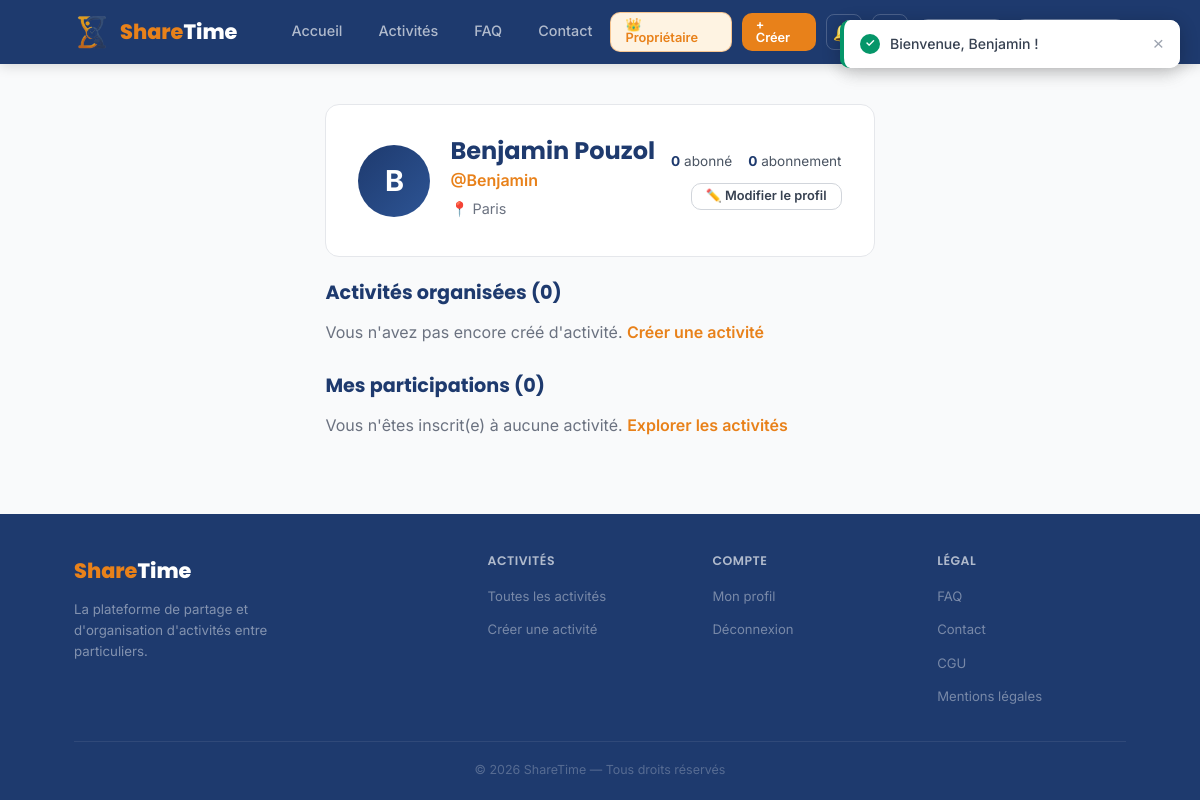
Screenshot of /public/?page=profil (signed in) with the database file from the repository.
### tables this page shows
CREATE TABLE `users` (
  `idusers` int(11) NOT NULL AUTO_INCREMENT,
  `nom` varchar(100) NOT NULL,
  `prenom` varchar(100) NOT NULL,
  `pseudo` varchar(50) DEFAULT NULL,
  `email` varchar(150) NOT NULL,
  `email_verified` tinyint(1) NOT NULL DEFAULT 0,
  `mot_de_passe` varchar(255) NOT NULL,
  `ville` varchar(100) DEFAULT NULL,
  `bio` text DEFAULT NULL,
  `photo_profil` varchar(255) DEFAULT NULL,
  `note_moyenne` float DEFAULT 0,
  `role` enum('utilisateur','admin','owner') NOT NULL DEFAULT 'utilisateur',
  `is_banned` tinyint(1) NOT NULL DEFAULT 0,
  `date_naissance` date DEFAULT NULL,
  `cgu_acceptees` tinyint(1) NOT NULL DEFAULT 0,
  `cgu_version` varchar(20) DEFAULT NULL,
  `date_creation` datetime DEFAULT current_timestamp(),
  PRIMARY KEY (`idusers`),
  UNIQUE KEY `email` (`email`),
  KEY `idx_users_email` (`email`)
);

### app/models/User.php (called while the page is built, shortened)
<?php
class User {
    private $pdo;
    public function __construct($pdo) {
        $this->pdo = $pdo;
    }
    public function getById($id) {
        $stmt = $this->pdo->prepare("SELECT * FROM users WHERE idusers = :id LIMIT 1");
        $stmt->execute(['id' => (int)$id]);
        return $stmt->fetch();
    }
    public function getFollowerCount(int $user_id): int {
        $stmt = $this->pdo->prepare("SELECT COUNT(*) FROM followers WHERE following_id = :u");
        $stmt->execute(['u' => $user_id]);
        return (int)$stmt->fetchColumn();
    }
    public function getFollowingCount(int $user_id): int {
        $stmt = $this->pdo->prepare("SELECT COUNT(*) FROM followers WHERE follower_id = :u");
        $stmt->execute(['u' => $user_id]);
        return (int)$stmt->fetchColumn();
    }
}

### config/database.php (called while the page is built, shortened)
<?php
$host     = 'localhost';
$dbname   = 'sharetime';
$username = 'root';
$password = '';
try {
    $pdo = new PDO("mysql:host=$host;dbname=$dbname;charset=utf8mb4", $username, $password);
    $pdo->setAttribute(PDO::ATTR_ERRMODE, PDO::ERRMODE_EXCEPTION);
    $pdo->exec("CREATE TABLE IF NOT EXISTS password_resets (
        id INT AUTO_INCREMENT PRIMARY KEY,
        email VARCHAR(150) NOT NULL,
        token VARCHAR(64) NOT NULL UNIQUE,      -- token aléatoire de 32 octets en hex, unique pour éviter les collisions
        expires_at DATETIME NOT NULL,           -- date d'expiration calculée à +1h lors de la création
        used TINYINT(1) NOT NULL DEFAULT 0,     -- passe à 1 après utilisation pour rendre le lien inutilisable une seconde fois
        created_at DATETIME NOT NULL DEFAULT CURRENT_TIMESTAMP
    ) ENGINE=InnoDB DEFAULT CHARSET=utf8mb4");
    $pdo->exec("CREATE TABLE IF NOT EXISTS contact_messages (
        id INT AUTO_INCREMENT PRIMARY KEY,
        name VARCHAR(100) NOT NULL,
        email VARCHAR(150) NOT NULL,
        subject VARCHAR(200) DEFAULT '',
        message TEXT NOT NULL,
        sent_at DATETIME NOT NULL DEFAULT CURRENT_TIMESTAMP,
        is_read TINYINT(1) NOT NULL DEFAULT 0   -- permet de marquer les messages comme traités
    ) ENGINE=InnoDB DEFAULT CHARSET=utf8mb4");
    $pdo->exec("CREATE TABLE IF NOT EXISTS notifications (
        idnotifications INT AUTO_INCREMENT PRIMARY KEY,
        user_id     INT(11) NOT NULL,
        activity_id INT(11) DEFAULT NULL,        -- activité concernée (nullable car certaines notifs n'ont pas d'activité)
        type        VARCHAR(45)  DEFAULT NULL,   -- ex. 'nouvelle_inscription', 'promotion_attente', 'nouveau_follower'
        title       VARCHAR(150) DEFAULT NULL,
        content     VARCHAR(500) DEFAULT NULL,
        is_read     TINYINT(1)   DEFAULT 0,      -- 0 = non lue (comptée dans la navbar), 1 = lue
        created_at  DATETIME     DEFAULT CURRENT_TIMESTAMP,
        KEY (user_id),
        CONSTRAINT notif_user_fk  FOREIGN KEY (user_id)      REFERENCES users (idusers) ON DELETE CASCADE,
        CONSTRAINT notif_activ_fk FOREIGN KEY (activity_id)  REFERENCES activities (idactivities) ON DELETE SET NULL
    ) ENGINE=InnoDB DEFAULT CHARSET=utf8mb4");
    $pdo->exec("CREATE TABLE IF NOT EXISTS followers (
        follower_id  INT(11) NOT NULL,   -- utilisateur qui suit
        following_id INT(11) NOT NULL,   -- utilisateur suivi
        created_at   DATETIME DEFAULT CURRENT_TIMESTAMP,
        PRIMARY KEY (follower_id, following_id),
        KEY (following_id),              -- index pour compter rapidement les abonnés d'un utilisateur
        CONSTRAINT fol_follower_fk  FOREIGN KEY (follower_id)  REFERENCES users (idusers) ON DELETE CASCADE,
        CONSTRAINT fol_following_fk FOREIGN KEY (following_id) REFERENCES users (idusers) ON DELETE CASCADE
    ) ENGINE=InnoDB DEFAULT CHARSET=utf8mb4");
    $pdo->exec("CREATE TABLE IF NOT EXISTS email_verifications (
        id         INT AUTO_INCREMENT PRIMARY KEY,
        user_id    INT NOT NULL,
        token      VARCHAR(64) NOT NULL UNIQUE,
        created_at DATETIME NOT NULL DEFAULT CURRENT_TIMESTAMP,
        CONSTRAINT ev_user_fk FOREIGN KEY (user_id) REFERENCES users (idusers) ON DELETE CASCADE
    ) ENGINE=InnoDB DEFAULT CHARSET=utf8mb4");
    $pdo->exec("CREATE TABLE IF NOT EXISTS messages (
        id          INT AUTO_INCREMENT PRIMARY KEY,
        sender_id   INT NOT NULL,
        receiver_id INT NOT NULL,
        content     TEXT NOT NULL,
        is_read     TINYINT(1) NOT NULL DEFAULT 0,    -- 0 = non lu (comptabilisé dans le badge navbar)
        created_at  DATETIME NOT NULL DEFAULT CURRENT_TIMESTAMP,
        KEY (sender_id),
        KEY (receiver_id),
        KEY (created_at),
        CONSTRAINT msg_sender_fk   FOREIGN KEY (sender_id)   REFERENCES users (idusers) ON DELETE CASCADE,
        CONSTRAINT msg_receiver_fk FOREIGN KEY (receiver_id) REFERENCES users (idusers) ON DELETE CASCADE
    ) ENGINE=InnoDB DEFAULT CHARSET=utf8mb4");
    $pdo->exec("CREATE TABLE IF NOT EXISTS admin_logs (
        id          INT AUTO_INCREMENT PRIMARY KEY,
        admin_id    INT NOT NULL,                                   -- l'admin ou owner qui a agi
        action      VARCHAR(50)  NOT NULL,                          -- ex. 'ban', 'delete_user', 'set_role'
        target_type ENUM('user','activity') NOT NULL,               -- type de la cible de l'action
        target_id   INT NOT NULL,                                   -- id de la cible (user ou activité)
        details     VARCHAR(255) DEFAULT '',                        -- texte libre pour contextualiser l'action
        created_at  DATETIME NOT NULL DEFAULT CURRENT_TIMESTAMP,
        KEY (admin_id),
        KEY (created_at),
        CONSTRAINT al_admin_fk FOREIGN KEY (admin_id) REFERENCES users (idusers) ON DELETE CASCADE
    ) ENGINE=InnoDB DEFAULT CHARSET=utf8mb4");
    $idx_check = "SELECT COUNT(*) FROM information_schema.STATISTICS
                  WHERE table_schema = DATABASE() AND table_name = :t AND index_name = :i";
    $chk = $pdo->prepare($idx_check);
    $chk->execute(['t' => 'activities', 'i' => 'idx_act_status']);
    $chk->execute(['t' => 'activities', 'i' => 'idx_act_category']);
    $chk->execute(['t' => 'activities', 'i' => 'idx_act_creator']);
    $chk->execute(['t' => 'activities', 'i' => 'idx_act_city']);
    $chk->execute(['t' => 'registrations', 'i' => 'idx_reg_act_status']);
    $chk->execute(['t' => 'registrations', 'i' => 'idx_reg_user_status']);
    $chk->execute(['t' => 'notifications', 'i' => 'idx_notif_user_read']);
    $chk->execute(['t' => 'messages', 'i' => 'idx_msg_receiver_read']);
    $chk->execute(['t' => 'users', 'i' => 'idx_users_email']);
} catch (PDOException $e) {
    die("Erreur connexion DB : " . $e->getMessage());
}

### app/models/Activity.php (called while the page is built, shortened)
<?php
class Activity {
    private $pdo;
    public function __construct($pdo) {
        $this->pdo = $pdo;
    }
    public function getByCreator($user_id) {
        $stmt = $this->pdo->prepare("
            SELECT a.*,
                   COALESCE(r_count.nb_inscrits, 0) AS nb_inscrits
            FROM activities a
            LEFT JOIN (
                SELECT activity_id, COUNT(*) AS nb_inscrits
                FROM registrations WHERE status = 'inscrit'
                GROUP BY activity_id
            ) r_count ON r_count.activity_id = a.idactivities
            WHERE a.creator_id = :id
            ORDER BY a.start_time DESC  -- activités les plus récentes en premier sur le profil
        ");
        $stmt->execute(['id' => (int)$user_id]);
        return $stmt->fetchAll();
    }
    public function getUserRegistrations($user_id) {
        $stmt = $this->pdo->prepare("
            SELECT a.*, r.status AS reg_status, r.registered_at
            FROM registrations r
            JOIN activities a ON a.idactivities = r.activity_id
            WHERE r.user_id = :id AND r.status IN ('inscrit', 'en_attente')
            ORDER BY a.start_time ASC
        ");
        $stmt->execute(['id' => (int)$user_id]);
        return $stmt->fetchAll();
    }
}

### public/pages/profil.php (the view, shortened to what this page needs)
<?php
if (!$profile): ?>
<main class="container" style="padding:80px 0; text-align:center;">
    <p style="font-size:2rem; margin-bottom:16px;">😕</p>
    <p style="font-size:1.2rem; color:var(--gray-600);">Profil introuvable.</p>
</main>
<?php else:
    $is_own = isset($_SESSION['user']) && (int)$_SESSION['user']['id'] === (int)$profile['idusers'];
?>
<main class="container" style="padding:40px 0; max-width:800px; margin:auto;">
    <div style="background:white; border:1.5px solid var(--gray-200); border-radius:var(--radius-lg); padding:32px; margin-bottom:24px;">
        <div style="display:flex; align-items:center; justify-content:space-between; flex-wrap:wrap; gap:16px;">
            <div style="display:flex; align-items:center; gap:20px;">
                <?php if (!empty($profile['photo_profil'])): ?>
                <img src="/sharetime/public/uploads/profils/<?= htmlspecialchars($profile['photo_profil']) ?>"
                     style="width:72px; height:72px; border-radius:50%; object-fit:cover; flex-shrink:0; border:2px solid var(--gray-200);">
                <?php else: ?>
                <div style="width:72px; height:72px; border-radius:50%;
                            background:linear-gradient(135deg, var(--navy), var(--navy-light));
                            display:flex; align-items:center; justify-content:center;
                            color:white; font-size:1.8rem; font-weight:700; flex-shrink:0;">
                    <?= strtoupper(mb_substr($profile['prenom'], 0, 1)) ?>
                </div>
                <?php endif; ?>
                <div>
                    <h1 style="margin:0; color:var(--navy); font-size:1.5rem;">
                        <?= htmlspecialchars($profile['prenom'] . ' ' . $profile['nom']) ?>
                    </h1>
                    <?php if (!empty($profile['pseudo'])): ?>
                        <p style="color:var(--orange); font-weight:600; margin:2px 0;">
                            @<?= htmlspecialchars($profile['pseudo']) ?>
                        </p>
                    <?php endif; ?>
                    <?php if (!empty($profile['ville'])): ?>
                        <p style="color:var(--gray-500); font-size:0.9rem; margin:4px 0;">
                            📍 <?= htmlspecialchars($profile['ville']) ?>
                        </p>
                    <?php endif; ?>
                </div>
            </div>
            <div style="display:flex; flex-direction:column; align-items:flex-end; gap:10px;">
                <div style="display:flex; gap:16px; font-size:0.85rem; color:var(--gray-600);">
                    <span><strong style="color:var(--navy);"><?= $follower_count ?></strong> abonné<?= $follower_count > 1 ? 's' : '' ?></span>
                    <span><strong style="color:var(--navy);"><?= $following_count ?></strong> abonnement<?= $following_count > 1 ? 's' : '' ?></span>
                </div>
                <?php if ($is_own): ?>
                    <a href="/sharetime/public/?page=profil_edit" class="btn btn-outline-navy btn-sm">✏️ Modifier le profil</a>
                <?php endif; ?>
            </div>
        </div>
    </div>
    <div style="margin-bottom:28px;">
        <h2 style="color:var(--navy); margin-bottom:16px; font-size:1.2rem;">
            Activités organisées (<?= count($user_activities) ?>)
        </h2>
        <?php if (empty($user_activities)): ?>
            <p style="color:var(--gray-500);">
                <?php if ($is_own): ?>
                    Vous n'avez pas encore créé d'activité.
                    <a href="/sharetime/public/?page=creer" style="color:var(--orange); font-weight:600;">Créer une activité</a>
                <?php else: ?>
                    Cet utilisateur n'a pas encore créé d'activité.
                <?php endif; ?>
            </p>
        <?php endif; ?>
    </div>
    <?php if ($is_own): ?>
    <div>
        <h2 style="color:var(--navy); margin-bottom:16px; font-size:1.2rem;">
            Mes participations (<?= count($user_registrations) ?>)
        </h2>
        <?php if (empty($user_registrations)): ?>
            <p style="color:var(--gray-500);">
                Vous n'êtes inscrit(e) à aucune activité.
                <a href="/sharetime/public/?page=activites" style="color:var(--orange); font-weight:600;">Explorer les activités</a>
            </p>
        <?php endif; ?>
    </div>
    <?php endif; ?>
</main>
<?php endif; ?>

### public/css/style.css (style rules this page uses)
:root { --orange: #E8811A; --orange-light: #F9A54A; --orange-pale: #FEF3E2; --navy: #1E3A6E; --navy-light: #2D5494; --navy-pale: #EBF0F8; --white: #FFFFFF; --gray-50: #F9FAFB; --gray-100: #F3F4F6; --gray-200: #E5E7EB; --gray-300: #D1D5DB; --gray-400: #9CA3AF; --gray-500: #6B7280; --gray-600: #4B5563; --gray-700: #374151; --gray-900: #111827; --shadow-sm: 0 1px 3px rgba(0,0,0,0.08); --shadow-md: 0 4px 16px rgba(0,0,0,0.10); --shadow-lg: 0 8px 32px rgba(30,58,110,0.12); --radius-sm: 6px; --radius-md: 10px; --radius-lg: 14px; --radius-xl: 20px; }
*, *::before, *::after { box-sizing: border-box; margin: 0; padding: 0; }
html { scroll-behavior: smooth; }
body { font-family: 'Inter', sans-serif; font-size: 16px; color: var(--gray-900); background: var(--gray-50); line-height: 1.6; }
a { text-decoration: none; color: inherit; }
h1, h2, h3, h4 { font-family: 'Poppins', sans-serif; line-height: 1.2; }
.container { max-width: 1100px; margin: 0 auto; padding: 0 24px; }
.btn { display: inline-flex; align-items: center; gap: 6px; padding: 9px 20px; border-radius: var(--radius-md); font-size: 0.88rem; font-weight: 600; font-family: 'Inter', sans-serif; border: none; cursor: pointer; transition: background 0.15s, transform 0.1s, box-shadow 0.15s; text-decoration: none; line-height: 1; }
.btn-outline-navy { background: transparent; border: 1.5px solid var(--gray-300); color: var(--gray-700); }
.btn-sm { padding: 6px 14px; font-size: 0.8rem; }

### app/views/header.php (style rules this page uses)
html, body { height: 100%; margin: 0; }
body { display: flex; flex-direction: column; min-height: 100vh; }
main { flex: 1; }

### rows the page displays
users: prenom "B", prenom+nom "Benjamin Pouzol", pseudo "Benjamin", ville "Paris"

### other values shown
$follower_count "0"
$following_count "0"
count($user_activities) "0"
count($user_registrations) "0"
$flash "Bienvenue, Benjamin !"
